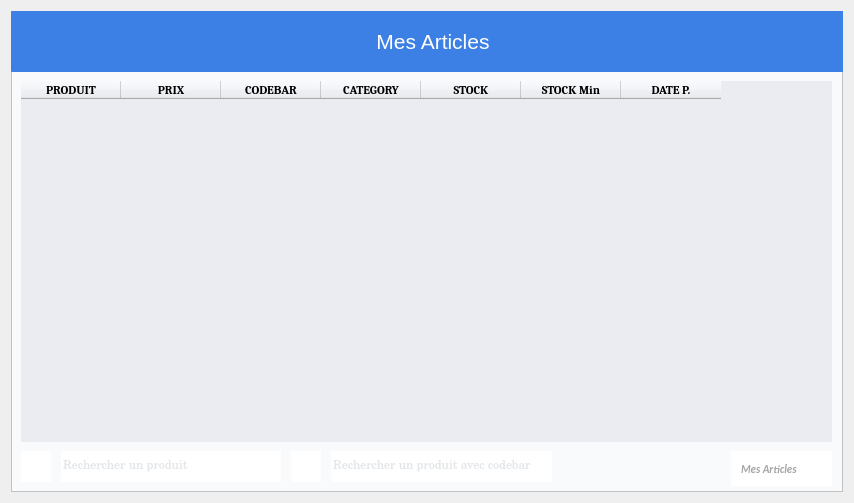
<?xml version="1.0" encoding="UTF-8"?>
<ui version="4.0">
 <class>Form</class>
 <widget class="QWidget" name="Form">
  <property name="geometry">
   <rect>
    <x>0</x>
    <y>0</y>
    <width>854</width>
    <height>503</height>
   </rect>
  </property>
  <property name="windowTitle">
   <string>Form</string>
  </property>
  <layout class="QHBoxLayout" name="horizontalLayout_2">
   <item>
    <layout class="QVBoxLayout" name="verticalLayout">
     <item>
      <widget class="QFrame" name="frame">
       <property name="styleSheet">
        <string notr="true">background-color:#f9fafc;</string>
       </property>
       <property name="frameShape">
        <enum>QFrame::StyledPanel</enum>
       </property>
       <property name="frameShadow">
        <enum>QFrame::Raised</enum>
       </property>
       <widget class="QTableWidget" name="tableWidget">
        <property name="geometry">
         <rect>
          <x>10</x>
          <y>70</y>
          <width>811</width>
          <height>361</height>
         </rect>
        </property>
        <property name="font">
         <font>
          <family>Century Schoolbook L</family>
          <kerning>true</kerning>
         </font>
        </property>
        <property name="styleSheet">
         <string notr="true">background-color: #ebecf1;border:0px;</string>
        </property>
        <column>
         <property name="text">
          <string>PRODUIT</string>
         </property>
         <property name="font">
          <font>
           <family>Cambria</family>
           <weight>75</weight>
           <bold>true</bold>
          </font>
         </property>
        </column>
        <column>
         <property name="text">
          <string>PRIX</string>
         </property>
         <property name="font">
          <font>
           <family>Cambria</family>
           <weight>75</weight>
           <bold>true</bold>
          </font>
         </property>
        </column>
        <column>
         <property name="text">
          <string>CODEBAR</string>
         </property>
         <property name="font">
          <font>
           <family>Cambria</family>
           <weight>75</weight>
           <bold>true</bold>
          </font>
         </property>
        </column>
        <column>
         <property name="text">
          <string>CATEGORY</string>
         </property>
         <property name="font">
          <font>
           <family>Cambria</family>
           <weight>75</weight>
           <bold>true</bold>
          </font>
         </property>
        </column>
        <column>
         <property name="text">
          <string>STOCK</string>
         </property>
         <property name="font">
          <font>
           <family>Cambria</family>
           <weight>75</weight>
           <bold>true</bold>
          </font>
         </property>
        </column>
        <column>
         <property name="text">
          <string>STOCK Min</string>
         </property>
         <property name="font">
          <font>
           <family>Cambria</family>
           <weight>75</weight>
           <bold>true</bold>
          </font>
         </property>
        </column>
        <column>
         <property name="text">
          <string>DATE P.</string>
         </property>
         <property name="font">
          <font>
           <family>Cambria</family>
           <weight>75</weight>
           <bold>true</bold>
          </font>
         </property>
        </column>
       </widget>
       <widget class="QPushButton" name="find">
        <property name="geometry">
         <rect>
          <x>10</x>
          <y>440</y>
          <width>30</width>
          <height>31</height>
         </rect>
        </property>
        <property name="cursor">
         <cursorShape>PointingHandCursor</cursorShape>
        </property>
        <property name="styleSheet">
         <string notr="true">QPushButton{background-color:white; color : white; border: 0px solid #000028 ;  text-align:center}
QPushButton:hover{background-color:#f9fafc;color:#a4a5a7;border: 0px solid #ecf0f5}
QPushButton:focus{color:#00ea00}</string>
        </property>
        <property name="text">
         <string/>
        </property>
        <property name="icon">
         <iconset>
          <normaloff>../../IMAGES/Icons/find.png</normaloff>../../IMAGES/Icons/find.png</iconset>
        </property>
       </widget>
       <widget class="QLineEdit" name="prodToFind">
        <property name="geometry">
         <rect>
          <x>50</x>
          <y>440</y>
          <width>220</width>
          <height>31</height>
         </rect>
        </property>
        <property name="font">
         <font>
          <family>Century Schoolbook L</family>
         </font>
        </property>
        <property name="styleSheet">
         <string notr="true">background-color:white;color:#c8cdd3; border:0px solid #3c80e5 ;</string>
        </property>
        <property name="text">
         <string/>
        </property>
        <property name="placeholderText">
         <string>Rechercher un produit</string>
        </property>
        <property name="clearButtonEnabled">
         <bool>true</bool>
        </property>
       </widget>
       <widget class="QPushButton" name="Menu">
        <property name="geometry">
         <rect>
          <x>0</x>
          <y>0</y>
          <width>834</width>
          <height>61</height>
         </rect>
        </property>
        <property name="font">
         <font>
          <family>Segoe UI</family>
          <pointsize>16</pointsize>
          <weight>50</weight>
          <italic>false</italic>
          <bold>false</bold>
         </font>
        </property>
        <property name="styleSheet">
         <string notr="true">QPushButton{background-color:#3c80e5; color : white; border: 0px solid #2f4f4f  ; border-radius: 0.5px; text-align:center;padding-left:10px;}</string>
        </property>
        <property name="text">
         <string>Mes Articles</string>
        </property>
        <property name="icon">
         <iconset>
          <normaloff>../../IMAGES/Icons/window (2).png</normaloff>../../IMAGES/Icons/window (2).png</iconset>
        </property>
        <property name="iconSize">
         <size>
          <width>18</width>
          <height>18</height>
         </size>
        </property>
       </widget>
       <widget class="QLineEdit" name="prodToFindCB">
        <property name="geometry">
         <rect>
          <x>320</x>
          <y>440</y>
          <width>221</width>
          <height>31</height>
         </rect>
        </property>
        <property name="font">
         <font>
          <family>Century Schoolbook L</family>
         </font>
        </property>
        <property name="styleSheet">
         <string notr="true">background-color:white;color:#c8cdd3; border:0px solid #3c80e5 ;</string>
        </property>
        <property name="text">
         <string/>
        </property>
        <property name="placeholderText">
         <string>Rechercher un produit avec codebar</string>
        </property>
        <property name="clearButtonEnabled">
         <bool>true</bool>
        </property>
       </widget>
       <widget class="QPushButton" name="findCB">
        <property name="geometry">
         <rect>
          <x>280</x>
          <y>440</y>
          <width>30</width>
          <height>31</height>
         </rect>
        </property>
        <property name="cursor">
         <cursorShape>PointingHandCursor</cursorShape>
        </property>
        <property name="styleSheet">
         <string notr="true">QPushButton{background-color:white; color : white; border: 0px solid #000028 ;  text-align:center}
QPushButton:hover{background-color:#f9fafc;color:#a4a5a7;border: 0px solid #ecf0f5}
QPushButton:focus{color:#00ea00}</string>
        </property>
        <property name="text">
         <string/>
        </property>
        <property name="icon">
         <iconset>
          <normaloff>../../IMAGES/Icons/cb.png</normaloff>../../IMAGES/Icons/cb.png</iconset>
        </property>
       </widget>
       <widget class="QPushButton" name="myProd">
        <property name="geometry">
         <rect>
          <x>720</x>
          <y>440</y>
          <width>101</width>
          <height>35</height>
         </rect>
        </property>
        <property name="sizePolicy">
         <sizepolicy hsizetype="Minimum" vsizetype="Maximum">
          <horstretch>0</horstretch>
          <verstretch>0</verstretch>
         </sizepolicy>
        </property>
        <property name="font">
         <font>
          <family>Calibri</family>
          <pointsize>8</pointsize>
          <weight>75</weight>
          <italic>true</italic>
          <bold>true</bold>
          <underline>false</underline>
          <kerning>true</kerning>
         </font>
        </property>
        <property name="cursor">
         <cursorShape>PointingHandCursor</cursorShape>
        </property>
        <property name="toolTip">
         <string>Afficher l'intégralité des produit</string>
        </property>
        <property name="statusTip">
         <string/>
        </property>
        <property name="autoFillBackground">
         <bool>false</bool>
        </property>
        <property name="styleSheet">
         <string notr="true">QPushButton{background-color:white; color : #a4a5a7; border: 0px solid #000028 ;  text-align:left; padding-left:10px;}
QPushButton:hover{background-color:white;color:white;border: 0px solid #ecf0f5}
QPushButton:focus{color:#00ea00}</string>
        </property>
        <property name="text">
         <string>Mes Articles</string>
        </property>
        <property name="icon">
         <iconset>
          <normaloff>../../IMAGES/Icons/product.png</normaloff>../../IMAGES/Icons/product.png</iconset>
        </property>
        <property name="iconSize">
         <size>
          <width>21</width>
          <height>21</height>
         </size>
        </property>
       </widget>
      </widget>
     </item>
    </layout>
   </item>
  </layout>
 </widget>
 <tabstops>
  <tabstop>tableWidget</tabstop>
 </tabstops>
 <resources/>
 <connections/>
</ui>
